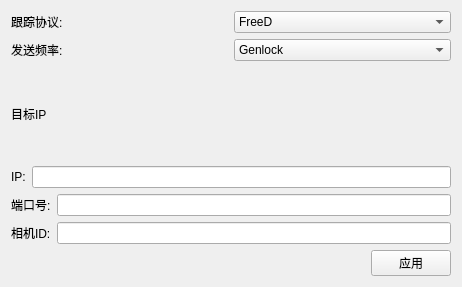
<?xml version="1.0" encoding="UTF-8"?>
<ui version="4.0">
 <class>TrackWidget</class>
 <widget class="QWidget" name="TrackWidget">
  <property name="geometry">
   <rect>
    <x>0</x>
    <y>0</y>
    <width>462</width>
    <height>287</height>
   </rect>
  </property>
  <property name="windowTitle">
   <string>Form</string>
  </property>
  <layout class="QVBoxLayout" name="verticalLayout">
   <item>
    <layout class="QHBoxLayout" name="horizontalLayout_6">
     <item>
      <widget class="QLabel" name="label">
       <property name="text">
        <string>跟踪协议:</string>
       </property>
      </widget>
     </item>
     <item>
      <widget class="QComboBox" name="comboBox">
       <item>
        <property name="text">
         <string>FreeD</string>
        </property>
       </item>
      </widget>
     </item>
    </layout>
   </item>
   <item>
    <layout class="QHBoxLayout" name="horizontalLayout_7">
     <item>
      <widget class="QLabel" name="label_2">
       <property name="text">
        <string>发送频率:</string>
       </property>
      </widget>
     </item>
     <item>
      <widget class="QComboBox" name="comboBox_2">
       <item>
        <property name="text">
         <string>Genlock</string>
        </property>
       </item>
       <item>
        <property name="text">
         <string>23.98</string>
        </property>
       </item>
       <item>
        <property name="text">
         <string>24</string>
        </property>
       </item>
       <item>
        <property name="text">
         <string>25</string>
        </property>
       </item>
       <item>
        <property name="text">
         <string>29.97</string>
        </property>
       </item>
       <item>
        <property name="text">
         <string>30</string>
        </property>
       </item>
       <item>
        <property name="text">
         <string>50</string>
        </property>
       </item>
       <item>
        <property name="text">
         <string>59.94</string>
        </property>
       </item>
       <item>
        <property name="text">
         <string>60</string>
        </property>
       </item>
       <item>
        <property name="text">
         <string>100</string>
        </property>
       </item>
       <item>
        <property name="text">
         <string>119.88</string>
        </property>
       </item>
       <item>
        <property name="text">
         <string>120</string>
        </property>
       </item>
       <item>
        <property name="text">
         <string>144</string>
        </property>
       </item>
      </widget>
     </item>
    </layout>
   </item>
   <item>
    <layout class="QHBoxLayout" name="horizontalLayout_5">
     <item>
      <widget class="QLabel" name="label_3">
       <property name="text">
        <string>目标IP</string>
       </property>
      </widget>
     </item>
     <item>
      <spacer name="horizontalSpacer_2">
       <property name="orientation">
        <enum>Qt::Horizontal</enum>
       </property>
       <property name="sizeHint" stdset="0">
        <size>
         <width>40</width>
         <height>20</height>
        </size>
       </property>
      </spacer>
     </item>
    </layout>
   </item>
   <item>
    <layout class="QHBoxLayout" name="horizontalLayout">
     <item>
      <widget class="QLabel" name="label_4">
       <property name="text">
        <string>IP:</string>
       </property>
      </widget>
     </item>
     <item>
      <widget class="QLineEdit" name="lineEdit"/>
     </item>
    </layout>
   </item>
   <item>
    <layout class="QHBoxLayout" name="horizontalLayout_2">
     <item>
      <widget class="QLabel" name="label_5">
       <property name="text">
        <string>端口号:</string>
       </property>
      </widget>
     </item>
     <item>
      <widget class="QLineEdit" name="lineEdit_2"/>
     </item>
    </layout>
   </item>
   <item>
    <layout class="QHBoxLayout" name="horizontalLayout_3">
     <item>
      <widget class="QLabel" name="label_6">
       <property name="text">
        <string>相机ID:</string>
       </property>
      </widget>
     </item>
     <item>
      <widget class="QLineEdit" name="lineEdit_3"/>
     </item>
    </layout>
   </item>
   <item>
    <layout class="QHBoxLayout" name="horizontalLayout_4">
     <item>
      <spacer name="horizontalSpacer">
       <property name="orientation">
        <enum>Qt::Horizontal</enum>
       </property>
       <property name="sizeHint" stdset="0">
        <size>
         <width>40</width>
         <height>20</height>
        </size>
       </property>
      </spacer>
     </item>
     <item>
      <widget class="QPushButton" name="pushButton">
       <property name="text">
        <string>应用</string>
       </property>
      </widget>
     </item>
    </layout>
   </item>
  </layout>
 </widget>
 <resources/>
 <connections/>
</ui>
